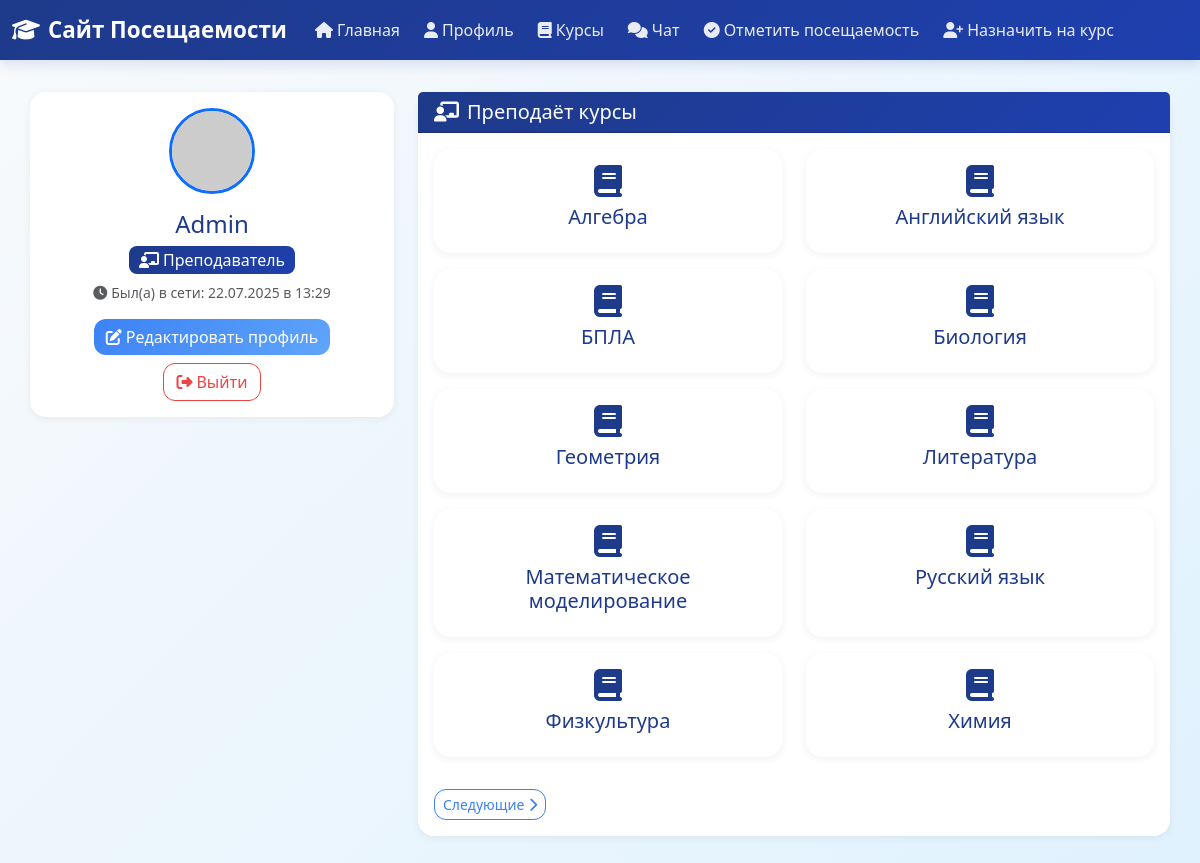
The app's page /user/Admin (signed in), older data.
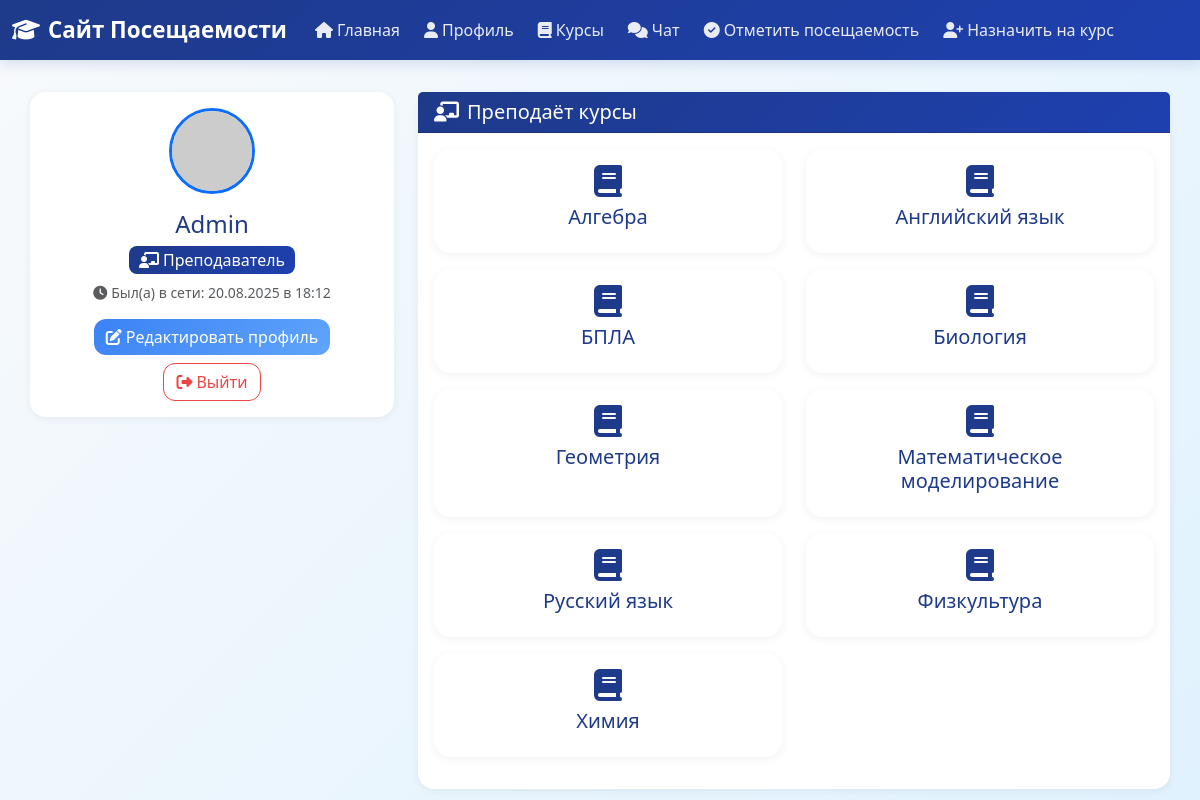
The same page, newer data.
### app/models.py (models this page shows, shortened)
class User(UserMixin, db.Model):
    id: so.Mapped[int] = so.mapped_column(primary_key=True)
    username: so.Mapped[str] = so.mapped_column(sa.String(64), index=True, unique=True)
    email: so.Mapped[str] = so.mapped_column(sa.String(120), index=True, unique=True)
    password_hash: so.Mapped[Optional[str]] = so.mapped_column(sa.String(256))
    role: so.Mapped[str] = so.mapped_column(sa.String(20), default='student')
    about_me: so.Mapped[Optional[str]] = so.mapped_column(sa.String(140))
    last_seen: so.Mapped[Optional[datetime]] = so.mapped_column(default=lambda: datetime.now(timezone.utc))
    sent_messages: so.Mapped[List['Message']] = so.relationship(
        'Message',
        foreign_keys='Message.sender_id',
        back_populates='sender'
    )
    received_messages: so.Mapped[List['Message']] = so.relationship(
        'Message',
        foreign_keys='Message.recipient_id',
        back_populates='recipient'
    )
    teaching_courses: so.Mapped[List['Course']] = so.relationship(
        secondary=teacher_course_association,
        back_populates='teachers',
        collection_class=list
    )
    enrolled_courses: so.Mapped[List['Course']] = so.relationship(
        secondary=student_course_association,
        back_populates='students',
        collection_class=list
    )
    attendance_records: so.WriteOnlyMapped['AttendanceRecord'] = so.relationship(
        back_populates='student',
        cascade="all, delete-orphan"
    )
    def avatar(self, size: int) -> str:
        digest = md5(self.email.lower().encode('utf-8')).hexdigest()
        return f'https://www.gravatar.com/avatar/{digest}?d=identicon&s={size}'

class Course(db.Model):
    id: so.Mapped[int] = so.mapped_column(primary_key=True)
    name: so.Mapped[str] = so.mapped_column(sa.String(100), unique=True, index=True)
    description: so.Mapped[Optional[str]] = so.mapped_column(sa.String(256))
    teachers: so.Mapped[List['User']] = so.relationship(
        secondary=teacher_course_association,
        back_populates='teaching_courses',
        collection_class=list
    )
    students: so.Mapped[List['User']] = so.relationship(
        secondary=student_course_association,
        back_populates='enrolled_courses',
        collection_class=list,
        lazy='joined'
    )
    attendance_records: so.WriteOnlyMapped['AttendanceRecord'] = so.relationship(
        back_populates='course',
        cascade="all, delete-orphan"
    )

### app/routes.py (the view)
@app.route('/user/<username>')
@login_required
def user(username):
    user = db.first_or_404(sa.select(User).where(User.username == username))
    page = request.args.get('page', 1, type=int)
    if user.role == 'student':
        attendance_query = sa.select(AttendanceRecord).where(
            AttendanceRecord.student_id == user.id
        ).order_by(AttendanceRecord.date.desc())
        attendance_pagination = db.paginate(
            attendance_query,
            page=page,
            per_page=current_app.config['ITEMS_PER_PAGE'],
            error_out=False
        )
        attendance_records = attendance_pagination.items
        next_url = url_for('user', username=username, page=attendance_pagination.next_num) \
            if attendance_pagination.has_next else None
        prev_url = url_for('user', username=username, page=attendance_pagination.prev_num) \
            if attendance_pagination.has_prev else None
        return render_template('user.html',
                             user=user,
                             attendance_records=attendance_records,
                             next_url=next_url,
                             prev_url=prev_url)
    else:
        teaching_query = sa.select(Course).join(User.teaching_courses).where(
            User.id == user.id
        ).order_by(Course.name)
        teaching_pagination = db.paginate(
            teaching_query,
            page=page,
            per_page=current_app.config['ITEMS_PER_PAGE'],
            error_out=False
        )
        teaching_courses = teaching_pagination.items
        next_url = url_for('user', username=username, page=teaching_pagination.next_num) \
            if teaching_pagination.has_next else None
        prev_url = url_for('user', username=username, page=teaching_pagination.prev_num) \
            if teaching_pagination.has_prev else None
        return render_template('user.html',
                             user=user,
                             teaching_courses=teaching_courses,
                             next_url=next_url,
                             prev_url=prev_url)

### app/models.py (called while the page is built)
@login.user_loader
def load_user(id: int) -> Optional[User]:
    return db.session.get(User, id)

### app/templates/user.html (shortened to what the changed rows need)
{% extends "base.html" %}
{% block content %}
    <div class="profile-page">
    <div class="row">
        <div class="col-md-4">
            <div class="card border-0 shadow-sm text-center">
                <div class="card-body">
                    <div class="mb-3">
                        <img src="{{ user.avatar(128) }}" alt="Аватар" class="rounded-circle border border-3 border-primary">
                    </div>
                    <h2 class="h4 text-primary">{{ user.username }}</h2>
                    <span class="badge bg-primary fs-6 mb-2">
                        {% if user.role == 'student' %}
                            <i class="fas fa-user-graduate me-1"></i>Студент
                        {% else %}
                            <i class="fas fa-chalkboard-teacher me-1"></i>Преподаватель
                        {% endif %}
                    </span>
                    {% if user.last_seen %}
                        <p class="text-muted small">
                            <i class="fas fa-clock me-1"></i>Был(а) в сети: {{ user.last_seen.strftime('%d.%m.%Y в %H:%M') }}
                        </p>
                    {% endif %}
                    {% if user == current_user %}
                        <a href="{{ url_for('edit_profile') }}" class="btn btn-primary mb-2">
                            <i class="fas fa-edit me-1"></i>Редактировать профиль
                        </a>
                        <div>
                            <a class="btn btn-outline-danger" href="{{ url_for('logout') }}">
                            </a>
                        </div>
                    {% endif %}
                </div>
            </div>
        </div>
        <div class="col-md-8">
            {% if user.role == 'student' %}
                <div class="card border-0 shadow-sm mb-4">
                    <div class="card-header bg-primary text-white">
                        <h3 class="h5 mb-0">
                            <i class="fas fa-book me-2"></i>Записан на курсы
                        </h3>
                    </div>
                    <div class="card-body">
                        {% if enrolled_courses %}
                            <div class="row">
                                {% for course in enrolled_courses %}
                                    <div class="col-md-6 mb-3">
                                        <div class="card course-card border-0 shadow-sm h-100">
                                            <div class="card-body text-center">
                                                <i class="fas fa-graduation-cap fa-2x text-primary mb-2"></i>
                                                <h5 class="card-title text-primary">{{ course.name }}</h5>
                                                {% if course.description %}
                                                    <p class="card-text text-muted small">{{ course.description }}</p>
                                                {% endif %}
                                            </div>
                                        </div>
                                    </div>
                                {% endfor %}
                            </div>
                        {% else %}
                            <div class="text-center py-3">
                                <i class="fas fa-book-open fa-2x text-muted mb-2"></i>
                                <p class="text-muted mb-0">Не записан ни на какие курсы.</p>
                            </div>
                        {% endif %}
                    </div>
                </div>
                <div class="card border-0 shadow-sm">
                    <div class="card-header bg-primary text-white">
                        <h3 class="h5 mb-0">
                            <i class="fas fa-calendar-check me-2"></i>Записи о посещаемости
                        </h3>
                    </div>
                    <div class="card-body">
                        {% if attendance_records %}
                            <div class="row">
                                {% for record in attendance_records %}
                                    <div class="col-md-6 mb-3">
                                        <div class="card border-0 shadow-sm h-100">
                                            <div class="card-body text-center">
                                                <h6 class="card-title text-primary">{{ record.course.name }}</h6>
                                                <p class="card-text text-muted small">
                                                    <i class="fas fa-clock me-1"></i>{{ record.date.strftime('%d.%m.%Y в %H:%M') }}
                                                </p>
                                                <div class="mb-2">
                                                    {% if record.status == 'present' %}
                                                        <span class="badge bg-success">
                                                            <i class="fas fa-check me-1"></i>Присутствует
                                                        </span>
                                                    {% elif record.status == 'absent' %}
                                                        <span class="badge bg-danger">
                                                            <i class="fas fa-times me-1"></i>Отсутствует
                                                        </span>
                                                    {% elif record.status == 'late' %}
                                                        <span class="badge bg-warning">
                                                            <i class="fas fa-clock me-1"></i>Опоздал
                                                        </span>
                                                    {% else %}
                                                        <span class="badge bg-secondary">{{ record.status }}</span>
                                                    {% endif %}
                                                </div>
                                                {% if record.notes %}
                                                    <p class="card-text small text-muted">
                                                        <i class="fas fa-sticky-note me-1"></i>{{ record.notes }}
                                                    </p>
                                                {% endif %}
                                            </div>
                                        </div>
                                    </div>
                                {% endfor %}
                            </div>
                        {% else %}
                            <div class="text-center py-3">
                                <i class="fas fa-calendar-times fa-2x text-muted mb-2"></i>
                                <p class="text-muted mb-0">Нет записей о посещаемости.</p>
                            </div>
                        {% endif %}
                        {% if prev_url or next_url %}
                            <div class="d-flex justify-content-between align-items-center mt-3">
                                {% if prev_url %}
                                    <a href="{{ prev_url }}" class="btn btn-outline-primary btn-sm">
                                        <i class="fas fa-chevron-left me-1"></i>Предыдущие
                                    </a>
                                {% endif %}
                                {% if next_url %}
                                    <a href="{{ next_url }}" class="btn btn-outline-primary btn-sm">
                                        Следующие<i class="fas fa-chevron-right ms-1"></i>
                                    </a>
                                {% endif %}
                            </div>
                        {% endif %}
                    </div>
                </div>
            {% elif user.role == 'teacher' %}
                <div class="card border-0 shadow-sm">
                    <div class="card-body">
                        {% if teaching_courses %}
                            <div class="row">
                                {% for course in teaching_courses %}
                                    <div class="col-md-6 mb-3">
                                        <div class="card course-card border-0 shadow-sm h-100">
                                            <div class="card-body text-center">
                                                <i class="fas fa-book fa-2x text-primary mb-2"></i>
                                                <h5 class="card-title text-primary">{{ course.name }}</h5>
                                            </div>
                                        </div>
                                    </div>
                                {% endfor %}
                            </div>
                        {% else %}
                            <div class="text-center py-3">
                                <i class="fas fa-chalkboard fa-2x text-muted mb-2"></i>
                                <p class="text-muted mb-0">Не преподаёт никаких курсов.</p>
                            </div>
                        {% endif %}
                        {% if prev_url or next_url %}
                            <div class="d-flex justify-content-between align-items-center mt-3">
                                {% if next_url %}
                                    <a href="{{ next_url }}" class="btn btn-outline-primary btn-sm">
                                        Следующие<i class="fas fa-chevron-right ms-1"></i>
                                    </a>
                                {% endif %}
                            </div>
                        {% endif %}
                    </div>
                </div>
            {% endif %}
        </div>
    </div>
    </div>
{% endblock %}

Row changes from the older to the newer data that the page shows:
no longer on this page (row unchanged): Course: name "Литература"
changed User "Admin": last_seen "22.07.2025 в 13:29" → "20.08.2025 в 18:12"
Text that changed along with them:
text no longer shown: "Следующие"
